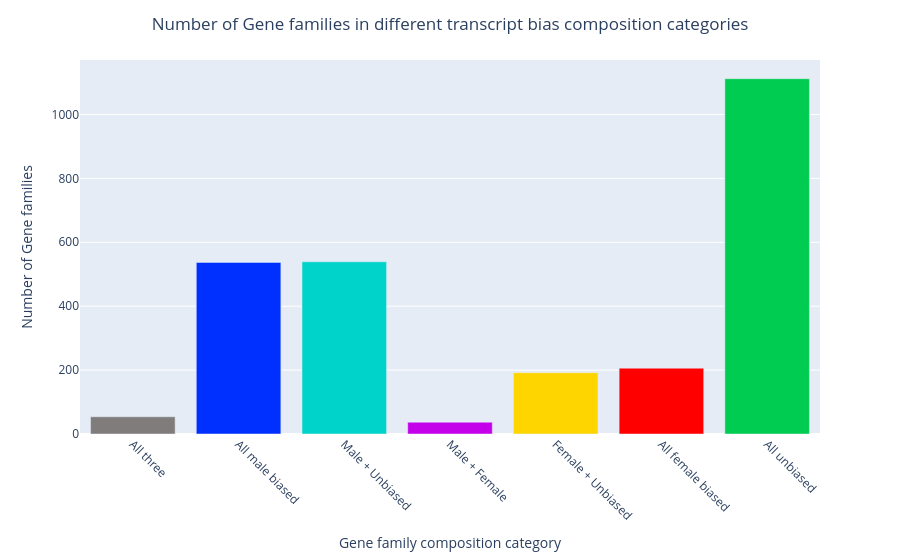

Notebook source saved alongside this figure:
### Markdown cell above
Plot

### Code cell
fig5 = px.bar(
    hog_category_counts,
    x="category",
    y="count",
    color="category",
    color_discrete_map=category_colors,
    category_orders={"category": category_order}
)

fig5.update_layout(
    title=dict(text="Number of Gene families in different transcript bias composition categories", x=0.5, xanchor="center"),
    xaxis_title="Gene family composition category",
    yaxis_title="Number of Gene families",
    xaxis_tickangle=45,
    showlegend=False
)

fig5.show()

### Figure 1 — Plotly figure (JSON) as saved in the notebook; plotly's stock layout.template omitted (floating-point values rounded to 4 significant figures)
{"data": [{"hovertemplate": "category=%{x}<br>count=%{y}<extra></extra>", "legendgroup": "All three", "marker": {"color": "#807c7c", "pattern": {"shape": ""}}, "name": "All three", "orientation": "v", "showlegend": true, "textposition": "auto", "type": "bar", "x": ["All three"], "xaxis": "x", "y": [54], "yaxis": "y"}, {"hovertemplate": "category=%{x}<br>count=%{y}<extra></extra>", "legendgroup": "All male biased", "marker": {"color": "#0030FF", "pattern": {"shape": ""}}, "name": "All male biased", "orientation": "v", "showlegend": true, "textposition": "auto", "type": "bar", "x": ["All male biased"], "xaxis": "x", "y": [537], "yaxis": "y"}, {"hovertemplate": "category=%{x}<br>count=%{y}<extra></extra>", "legendgroup": "Male + Unbiased", "marker": {"color": "#00D4CA", "pattern": {"shape": ""}}, "name": "Male + Unbiased", "orientation": "v", "showlegend": true, "textposition": "auto", "type": "bar", "x": ["Male + Unbiased"], "xaxis": "x", "y": [539], "yaxis": "y"}, {"hovertemplate": "category=%{x}<br>count=%{y}<extra></extra>", "legendgroup": "Male + Female", "marker": {"color": "#C400EA", "pattern": {"shape": ""}}, "name": "Male + Female", "orientation": "v", "showlegend": true, "textposition": "auto", "type": "bar", "x": ["Male + Female"], "xaxis": "x", "y": [37], "yaxis": "y"}, {"hovertemplate": "category=%{x}<br>count=%{y}<extra></extra>", "legendgroup": "Female + Unbiased", "marker": {"color": "#FFD500", "pattern": {"shape": ""}}, "name": "Female + Unbiased", "orientation": "v", "showlegend": true, "textposition": "auto", "type": "bar", "x": ["Female + Unbiased"], "xaxis": "x", "y": [192], "yaxis": "y"}, {"hovertemplate": "category=%{x}<br>count=%{y}<extra></extra>", "legendgroup": "All female biased", "marker": {"color": "#FF0000", "pattern": {"shape": ""}}, "name": "All female biased", "orientation": "v", "showlegend": true, "textposition": "auto", "type": "bar", "x": ["All female biased"], "xaxis": "x", "y": [206], "yaxis": "y"}, {"hovertemplate": "category=%{x}<br>count=%{y}<extra></extra>", "legendgroup": "All unbiased", "marker": {"color": "#00CC51", "pattern": {"shape": ""}}, "name": "All unbiased", "orientation": "v", "showlegend": true, "textposition": "auto", "type": "bar", "x": ["All unbiased"], "xaxis": "x", "y": [1112], "yaxis": "y"}], "layout": {"barmode": "relative", "legend": {"title": {"text": "category"}, "tracegroupgap": 0}, "margin": {"t": 60}, "showlegend": false, "title": {"text": "Number of Gene families in different transcript bias composition categories", "x": 0.5, "xanchor": "center"}, "xaxis": {"anchor": "y", "categoryarray": ["All three", "All male biased", "Male + Unbiased", "Male + Female", "Female + Unbiased", "All female biased", "All unbiased"], "categoryorder": "array", "domain": [0, 1], "tickangle": 45, "title": {"text": "Gene family composition category"}}, "yaxis": {"anchor": "x", "domain": [0, 1], "title": {"text": "Number of Gene families"}}}}
